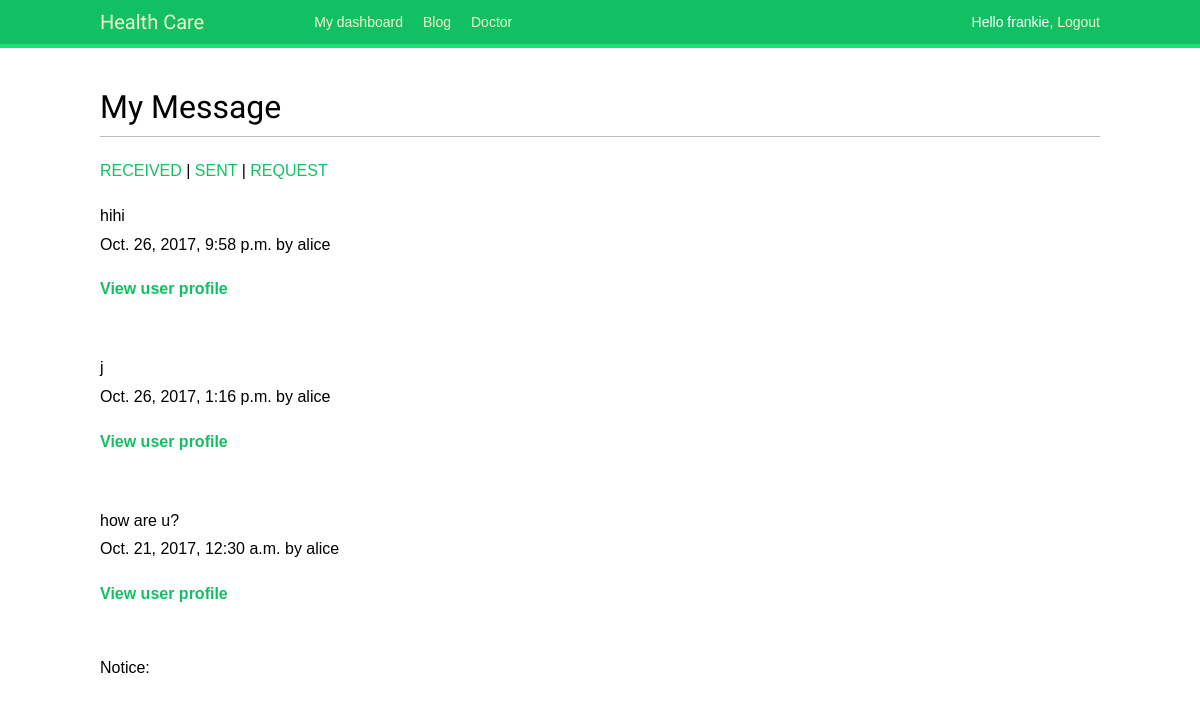
The page /account/request-message-list/ (signed in) on the database its author committed.
### account/models.py (models this page shows, shortened)
class MessageBox(models.Model):
	text = models.TextField()
	author = models.ForeignKey(User,related_name="users")
	tosomeone = models.ForeignKey(User,related_name="tosend",default="",null=True)
	created = models.DateTimeField(auto_now_add=True)
	class Meta:
		ordering = ('-created',)
	def get_author(self):
		author = self.author
		return reverse('user_detail',args=[author.username])

### account/views.py (the view)
@login_required
def request_message_list(request):
	user = request.user
	mymessages = MessageBox.objects.filter(tosomeone=user)
	return render(request,'account/user/request_list.html',
				{'mymessages':mymessages})

### account/templates/account/user/request_list.html (shortened to what this page needs)
{% extends "base.html" %}
{% load thumbnail %}
{% block content %}
	<h1>My Message</h1>
	<p><a href="{% url "receive_message_list" %}">RECEIVED</a>  |  <a href="{% url "send_message_list" %}">SENT</a> | <a href="{% url "show_notice" %}">REQUEST</a></p>
	{% for message in mymessages%}
	<p>
		{{message.text}}<br>
		{{message.created}} by {{message.author}}
		<p><a href="{{message.get_author}}"><strong>View user profile</strong></a></p><br>
	</p>
	{% empty %}
		<p>No message yet.</p>
	{% endfor %}
	Notice:<br>
{% endblock %}

### account/templates/base.html (shortened to what this page needs)
{% load staticfiles %}
<!DOCTYPE html>
<html>
<head>
	<link href="{% static "css/base.css" %}" rel="stylesheet">
</head>
<body>
	<div id="header">
		<span class="logo">Health Care</span>
		{% if request.user.is_authenticated %}
		<ul class="menu">
			<li {% if section == "dashboard" %}class="selected"{% endif %}><a href="{% url "dashboard" %}">My dashboard</a></li>
			<li {% if section == "blog" %}class="selected"{% endif %}><a href="{% url "all_blog_list" %}">Blog</a></li>
			<li {% if section == "doctor" %}class="selected"{% endif %}><a href="{% url "user_list" %}">Doctor</a></li>
		</ul>
		{% endif %}
		<span class="user">
		{% if request.user.is_authenticated %}
			Hello {{ request.user.username }}, <a href="{% url "logout" %}">Logout</a>
		{% else %}
			<a href="{% url "login" %}">Log-in</a>
		{% endif %}
		</span>
	</div>
	<div id="content">
		{% block content %}
		{% endblock %}
	</div>
</body>
</html>

### account/static/css/base.css (style rules this page uses)
body { margin:0; padding:0; font-family:helvetica, sans-serif; }
p { line-height: 1.8; }
a { color:#12c064; text-decoration:none; }
h1, h2, h3, h4, h5 , h6 { font-family: 'Muli', sans-serif; font-weight:normal; }
h1 { border-bottom:1px solid #bbb; padding:0 0 10px 0; margin:10px 0 20px 0; }
#header { padding:10px 100px; font-size:14px; background:#12c064; color:#fff; border-bottom:4px solid #1cdf78; overflow:auto; }
#header .logo { font-family: 'Muli', sans-serif; float:left; color:#f3f7cc; font-size:20px; margin-right:10%; }
#header ul.menu { list-style:none; float:left; margin:0; padding:0; }
#header ul.menu li { float:left; padding:4px 10px; }
#header a { color:#f3f7cc; }
#header .user { float:right; padding-top:4px; }
#content { padding:30px 100px; }

### rows shown on the page
MessageBox: text "hihi", created "Oct. 26, 2017, 9:58 p.m.", author "alice"
MessageBox: text "j", created "Oct. 26, 2017, 1:16 p.m.", author "alice"
MessageBox: text "how are u?", created "Oct. 21, 2017, 12:30 a.m.", author "alice"

### other values the page prints
{{ request.user.username }} "frankie"
